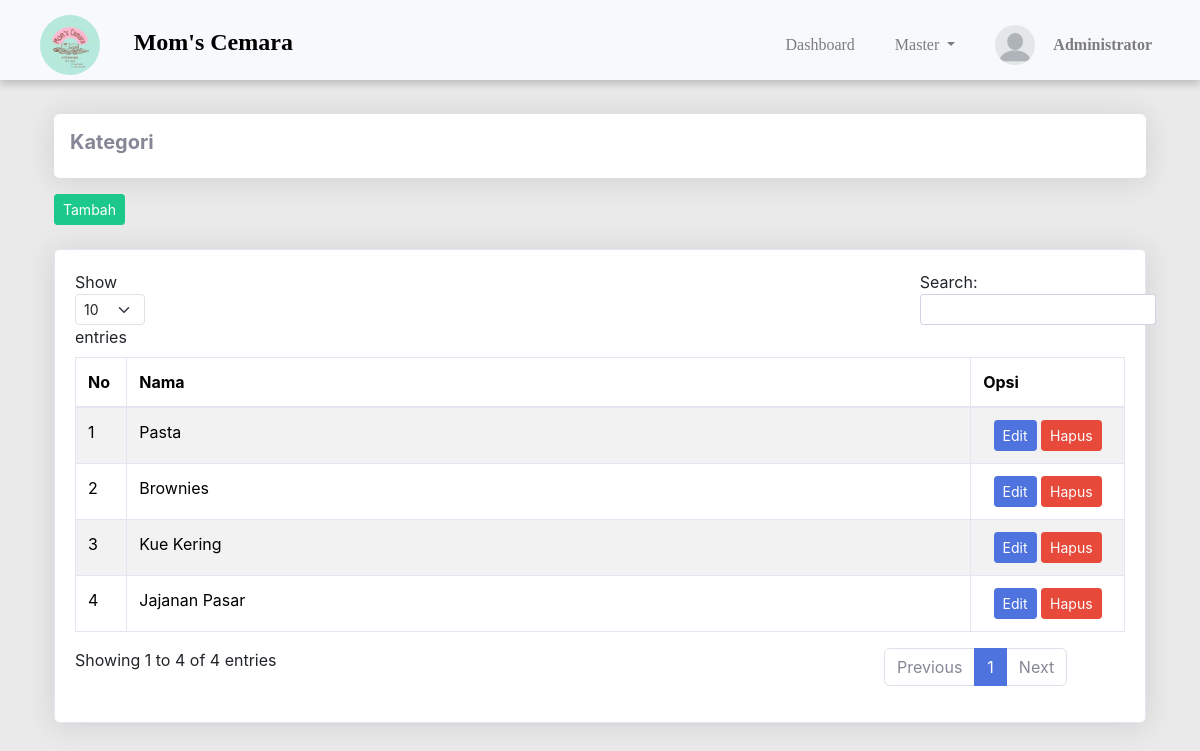
Screenshot of /admin/index.php?halaman=kategori (signed in) with the database file from the repository.
### tables this page shows
CREATE TABLE `kategori` (
  `id_kategori` int(11) NOT NULL,
  `nama_kategori` varchar(100) NOT NULL
);

### admin/kategori.php (the view, shortened to what this page needs)
<?php
include '../koneksi/koneksi.php';
$kategori = array();
$ambil = $koneksi->query("SELECT * FROM kategori");
while ($pecah = $ambil->fetch_assoc()) {
    $kategori[] = $pecah;
}
?>
<main class="container mt-4">
    <div class="shadow p-3 mb-3 bg-white rounded">
        <h5><b>Kategori</b></h5>
    </div>
    <a href="index.php?halaman=tambah_kategori" class="btn btn-sm btn-success">Tambah</a>
    <div class="card shadow bg-white mt-4">
        <div class="card-body">
            <table class="table table-bordered table-hover table-striped" id="tables">
                <thead>
                    <tr>
                        <th>No</th>
                        <th>Nama</th>
                        <th>Opsi</th>
                    </tr>
                </thead>
                <tbody>
                    <?php foreach ($kategori as $key => $value): ?>
                        <tr>
                            <td width="50"><?php echo $key + 1; ?></td>
                            <td><?php echo $value['nama_kategori']; ?></td>
                            <td class="text-center" width="150">
                            <a href="index.php?halaman=edit_kategori&id=<?php echo $value['id_kategori']; ?>" class="btn btn-sm btn-primary">Edit</a>
                                <button class="btn btn-sm btn-danger" onclick="hapusKategori(<?php echo $value['id_kategori']; ?>)">Hapus</button>
                            </td>
                        </tr>
                    <?php endforeach ?>
                </tbody>
            </table>
        </div>
    </div>
</main>

### rows the page displays
kategori: nama_kategori "Pasta"
kategori: nama_kategori "Brownies"
kategori: nama_kategori "Kue Kering"
kategori: nama_kategori "Jajanan Pasar"
